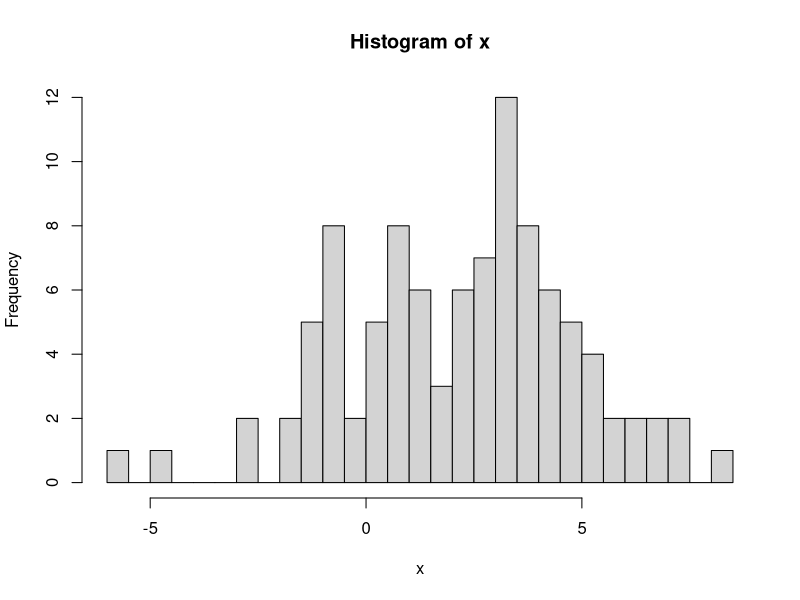
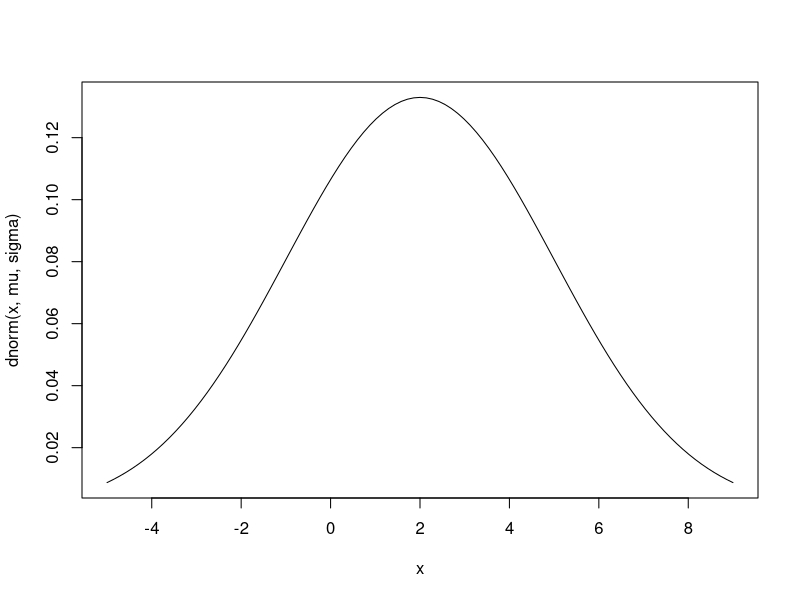
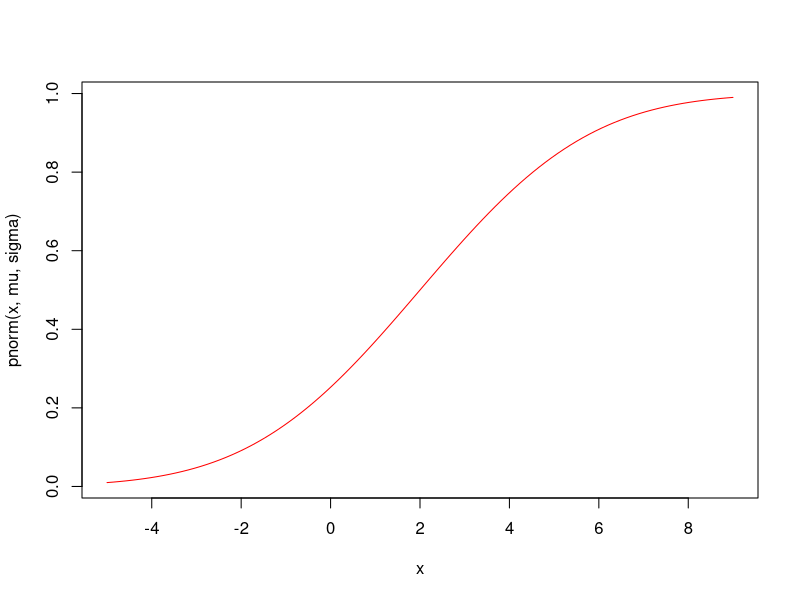
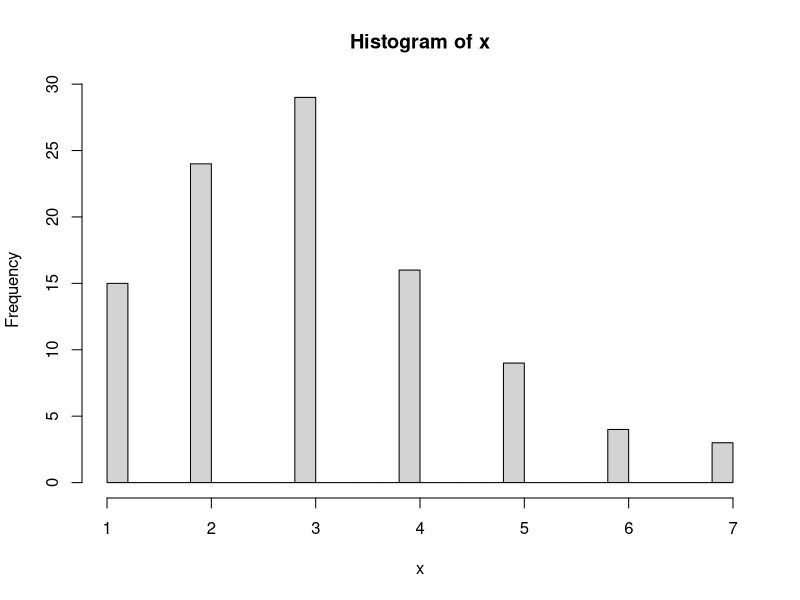
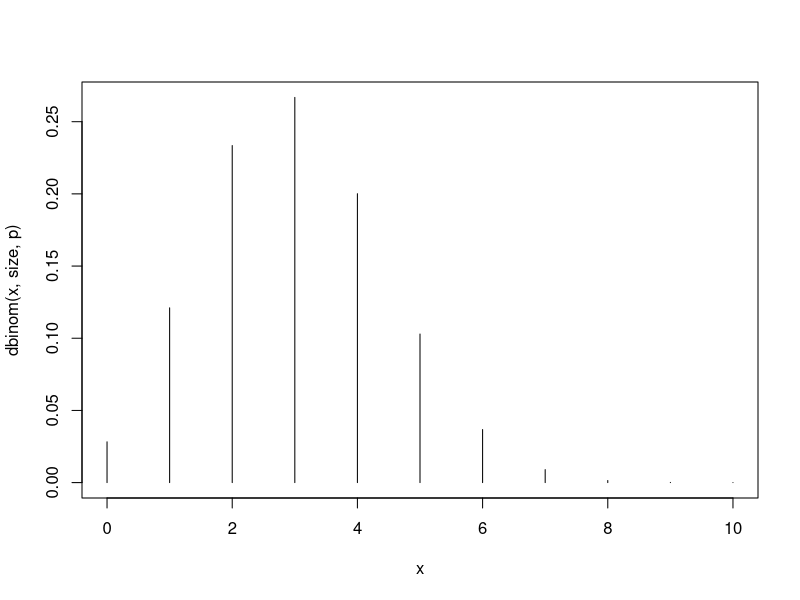
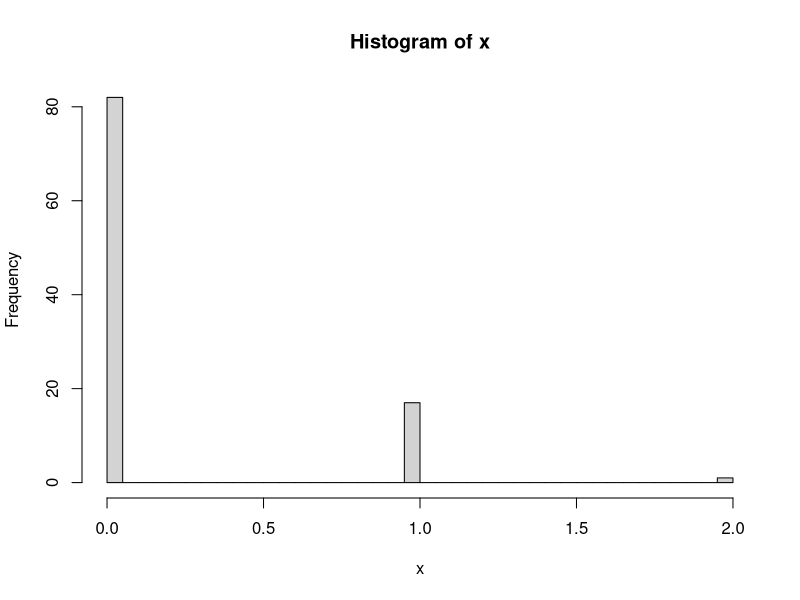
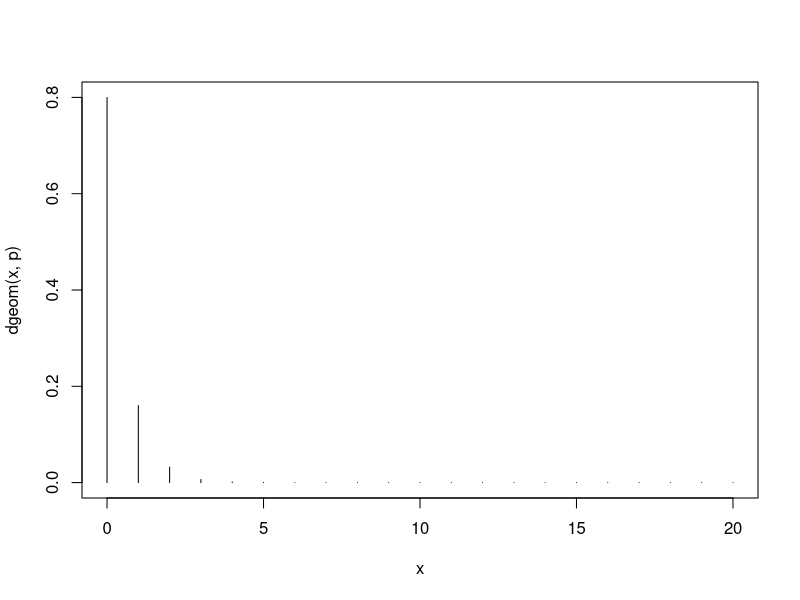
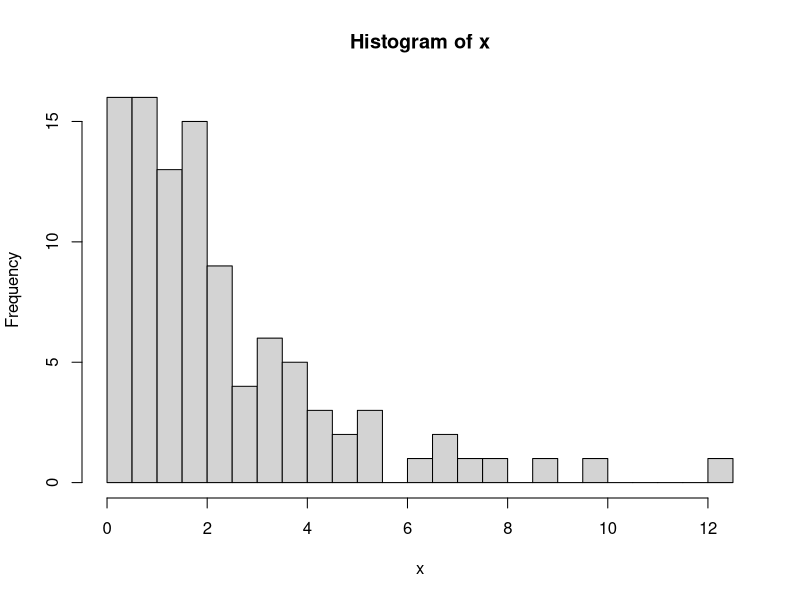

R code for these plots, in order:
### Functions for some probability distributions

## Normal
n <- 100
mu <- 2
sigma <- 3

# Generate a random sample and plot the histogram
x <- rnorm(n, mu, sigma)
hist(x, breaks = 30)

# Plot the pdf and cdf
curve(dnorm(x, mu, sigma), from = -5, to = 9)
curve(pnorm(x, mu, sigma), from = -5, to = 9, col = "red")

# Calculate quantiles
qnorm(0.95, mean = 0, sd = 1)
qnorm(0.975, mean = 0, sd = 1, lower.tail = FALSE)

## Binomial
n <- 100
size <- 10
p <- 0.3

x <- rbinom(n, size, p)
hist(x, breaks = 30)

curve(dbinom(x, size, p), from = 0, to = size, n = size + 1, ty = 'h')

## Geometric
n <- 100
p <- 0.8

x <- rgeom(n, p)
hist(x, breaks = 30)

curve(dgeom(x, p), from = 0, to = 20, n = 21, ty = 'h')

## Exponential
n <- 100
rate <- 0.5
x <- rexp(n, rate)
hist(x, breaks = 30)

curve(dexp(x, rate), from = 0, to = 10)
curve(pexp(x, rate), from = 0, to = 10)



